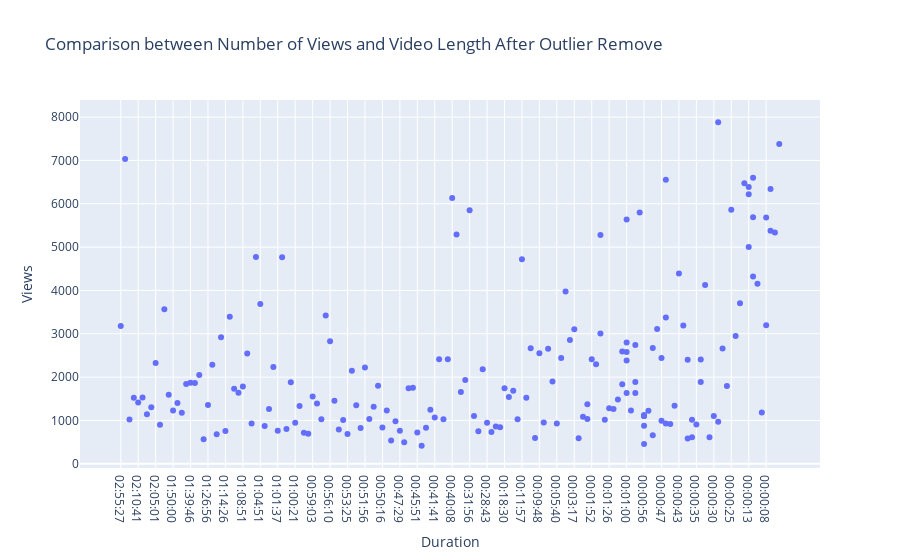

Notebook cell for this chart:
### Code cell
fig = px.scatter(df_filtered, x='Duration', y='Views', title='Comparison between Number of Views and Video Length After Outlier Remove')
fig

### Figure 1 — Plotly figure (JSON) as saved in the notebook; plotly's stock layout.template omitted (floating-point values rounded to 4 significant figures; data arrays with more than 128 entries replaced by an {"elided": "..."} marker saying what was removed)
{"data": [{"hovertemplate": "Duration=%{x}<br>Views=%{y}<extra></extra>", "legendgroup": "", "marker": {"color": "#636efa", "symbol": "circle"}, "mode": "markers", "name": "", "orientation": "v", "showlegend": false, "type": "scatter", "x": {"elided": "179 str values"}, "xaxis": "x", "y": {"elided": "179 int values"}, "yaxis": "y"}], "layout": {"legend": {"tracegroupgap": 0}, "title": {"text": "Comparison between Number of Views and Video Length After Outlier Remove"}, "xaxis": {"anchor": "y", "domain": [0, 1], "title": {"text": "Duration"}}, "yaxis": {"anchor": "x", "domain": [0, 1], "title": {"text": "Views"}}}}
